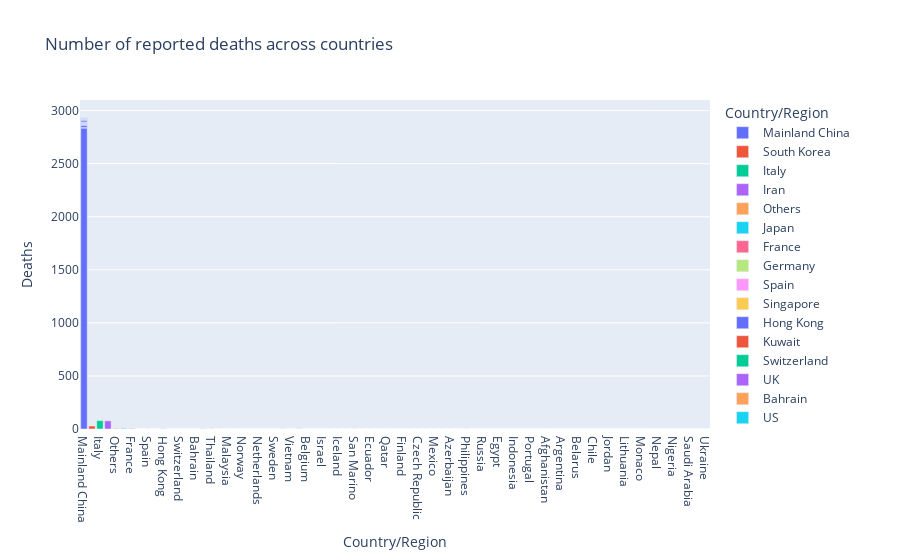

This figure's notebook cell:
### Code cell
df = pd.read_csv('./data/03-03-2020.csv')
fig = px.bar(df, x='Country/Region', y = 'Deaths', color='Country/Region', title ='Number of reported deaths across countries')
fig.show()

### Figure 1 — Plotly figure (JSON) as saved in the notebook; plotly's stock layout.template omitted (floating-point values rounded to 4 significant figures)
{"data": [{"alignmentgroup": "True", "hoverlabel": {"namelength": 0}, "hovertemplate": "Country/Region=%{x}<br>Deaths=%{y}", "legendgroup": "Mainland China", "marker": {"color": "#636efa"}, "name": "Mainland China", "offsetgroup": "Mainland China", "orientation": "v", "showlegend": true, "textposition": "auto", "type": "bar", "x": ["Mainland China", "Mainland China", "Mainland China", "Mainland China", "Mainland China", "Mainland China", "Mainland China", "Mainland China", "Mainland China", "Mainland China", "Mainland China", "Mainland China", "Mainland China", "Mainland China", "Mainland China", "Mainland China", "Mainland China", "Mainland China", "Mainland China", "Mainland China", "Mainland China", "Mainland China", "Mainland China", "Mainland China", "Mainland China", "Mainland China", "Mainland China", "Mainland China", "Mainland China", "Mainland China", "Mainland China"], "xaxis": "x", "y": [2835, 7, 22, 1, 4, 6, 1, 6, 0, 6, 3, 13, 8, 3, 6, 1, 2, 1, 2, 5, 2, 3, 0, 1, 1, 2, 3, 1, 0, 0, 0], "yaxis": "y"}, {"alignmentgroup": "True", "hoverlabel": {"namelength": 0}, "hovertemplate": "Country/Region=%{x}<br>Deaths=%{y}", "legendgroup": "South Korea", "marker": {"color": "#EF553B"}, "name": "South Korea", "offsetgroup": "South Korea", "orientation": "v", "showlegend": true, "textposition": "auto", "type": "bar", "x": ["South Korea"], "xaxis": "x", "y": [28], "yaxis": "y"}, {"alignmentgroup": "True", "hoverlabel": {"namelength": 0}, "hovertemplate": "Country/Region=%{x}<br>Deaths=%{y}", "legendgroup": "Italy", "marker": {"color": "#00cc96"}, "name": "Italy", "offsetgroup": "Italy", "orientation": "v", "showlegend": true, "textposition": "auto", "type": "bar", "x": ["Italy"], "xaxis": "x", "y": [79], "yaxis": "y"}, {"alignmentgroup": "True", "hoverlabel": {"namelength": 0}, "hovertemplate": "Country/Region=%{x}<br>Deaths=%{y}", "legendgroup": "Iran", "marker": {"color": "#ab63fa"}, "name": "Iran", "offsetgroup": "Iran", "orientation": "v", "showlegend": true, "textposition": "auto", "type": "bar", "x": ["Iran"], "xaxis": "x", "y": [77], "yaxis": "y"}, {"alignmentgroup": "True", "hoverlabel": {"namelength": 0}, "hovertemplate": "Country/Region=%{x}<br>Deaths=%{y}", "legendgroup": "Others", "marker": {"color": "#FFA15A"}, "name": "Others", "offsetgroup": "Others", "orientation": "v", "showlegend": true, "textposition": "auto", "type": "bar", "x": ["Others"], "xaxis": "x", "y": [6], "yaxis": "y"}, {"alignmentgroup": "True", "hoverlabel": {"namelength": 0}, "hovertemplate": "Country/Region=%{x}<br>Deaths=%{y}", "legendgroup": "Japan", "marker": {"color": "#19d3f3"}, "name": "Japan", "offsetgroup": "Japan", "orientation": "v", "showlegend": true, "textposition": "auto", "type": "bar", "x": ["Japan"], "xaxis": "x", "y": [6], "yaxis": "y"}, {"alignmentgroup": "True", "hoverlabel": {"namelength": 0}, "hovertemplate": "Country/Region=%{x}<br>Deaths=%{y}", "legendgroup": "France", "marker": {"color": "#FF6692"}, "name": "France", "offsetgroup": "France", "orientation": "v", "showlegend": true, "textposition": "auto", "type": "bar", "x": ["France"], "xaxis": "x", "y": [4], "yaxis": "y"}, {"alignmentgroup": "True", "hoverlabel": {"namelength": 0}, "hovertemplate": "Country/Region=%{x}<br>Deaths=%{y}", "legendgroup": "Germany", "marker": {"color": "#B6E880"}, "name": "Germany", "offsetgroup": "Germany", "orientation": "v", "showlegend": true, "textposition": "auto", "type": "bar", "x": ["Germany"], "xaxis": "x", "y": [0], "yaxis": "y"}, {"alignmentgroup": "True", "hoverlabel": {"namelength": 0}, "hovertemplate": "Country/Region=%{x}<br>Deaths=%{y}", "legendgroup": "Spain", "marker": {"color": "#FF97FF"}, "name": "Spain", "offsetgroup": "Spain", "orientation": "v", "showlegend": true, "textposition": "auto", "type": "bar", "x": ["Spain"], "xaxis": "x", "y": [1], "yaxis": "y"}, {"alignmentgroup": "True", "hoverlabel": {"namelength": 0}, "hovertemplate": "Country/Region=%{x}<br>Deaths=%{y}", "legendgroup": "Singapore", "marker": {"color": "#FECB52"}, "name": "Singapore", "offsetgroup": "Singapore", "orientation": "v", "showlegend": true, "textposition": "auto", "type": "bar", "x": ["Singapore"], "xaxis": "x", "y": [0], "yaxis": "y"}, {"alignmentgroup": "True", "hoverlabel": {"namelength": 0}, "hovertemplate": "Country/Region=%{x}<br>Deaths=%{y}", "legendgroup": "Hong Kong", "marker": {"color": "#636efa"}, "name": "Hong Kong", "offsetgroup": "Hong Kong", "orientation": "v", "showlegend": true, "textposition": "auto", "type": "bar", "x": ["Hong Kong"], "xaxis": "x", "y": [2], "yaxis": "y"}, {"alignmentgroup": "True", "hoverlabel": {"namelength": 0}, "hovertemplate": "Country/Region=%{x}<br>Deaths=%{y}", "legendgroup": "Kuwait", "marker": {"color": "#EF553B"}, "name": "Kuwait", "offsetgroup": "Kuwait", "orientation": "v", "showlegend": true, "textposition": "auto", "type": "bar", "x": ["Kuwait"], "xaxis": "x", "y": [0], "yaxis": "y"}, {"alignmentgroup": "True", "hoverlabel": {"namelength": 0}, "hovertemplate": "Country/Region=%{x}<br>Deaths=%{y}", "legendgroup": "Switzerland", "marker": {"color": "#00cc96"}, "name": "Switzerland", "offsetgroup": "Switzerland", "orientation": "v", "showlegend": true, "textposition": "auto", "type": "bar", "x": ["Switzerland"], "xaxis": "x", "y": [0], "yaxis": "y"}, {"alignmentgroup": "True", "hoverlabel": {"namelength": 0}, "hovertemplate": "Country/Region=%{x}<br>Deaths=%{y}", "legendgroup": "UK", "marker": {"color": "#ab63fa"}, "name": "UK", "offsetgroup": "UK", "orientation": "v", "showlegend": true, "textposition": "auto", "type": "bar", "x": ["UK"], "xaxis": "x", "y": [0], "yaxis": "y"}, {"alignmentgroup": "True", "hoverlabel": {"namelength": 0}, "hovertemplate": "Country/Region=%{x}<br>Deaths=%{y}", "legendgroup": "Bahrain", "marker": {"color": "#FFA15A"}, "name": "Bahrain", "offsetgroup": "Bahrain", "orientation": "v", "showlegend": true, "textposition": "auto", "type": "bar", "x": ["Bahrain"], "xaxis": "x", "y": [0], "yaxis": "y"}, {"alignmentgroup": "True", "hoverlabel": {"namelength": 0}, "hovertemplate": "Country/Region=%{x}<br>Deaths=%{y}", "legendgroup": "US", "marker": {"color": "#19d3f3"}, "name": "US", "offsetgroup": "US", "orientation": "v", "showlegend": true, "textposition": "auto", "type": "bar", "x": ["US", "US", "US", "US", "US", "US", "US", "US", "US", "US", "US", "US", "US", "US", "US", "US", "US", "US", "US", "US", "US", "US", "US", "US", "US", "US", "US", "US", "US", "US", "US", "US", "US", "US"], "xaxis": "x", "y": [0, 6, 0, 1, 0, 0, 0, 0, 0, 0, 0, 0, 0, 0, 0, 0, 0, 0, 0, 0, 0, 0, 0, 0, 0, 0, 0, 0, 0, 0, 0, 0, 0, 0], "yaxis": "y"}, {"alignmentgroup": "True", "hoverlabel": {"namelength": 0}, "hovertemplate": "Country/Region=%{x}<br>Deaths=%{y}", "legendgroup": "Thailand", "marker": {"color": "#FF6692"}, "name": "Thailand", "offsetgroup": "Thailand", "orientation": "v", "showlegend": true, "textposition": "auto", "type": "bar", "x": ["Thailand"], "xaxis": "x", "y": [1], "yaxis": "y"}, {"alignmentgroup": "True", "hoverlabel": {"namelength": 0}, "hovertemplate": "Country/Region=%{x}<br>Deaths=%{y}", "legendgroup": "Taiwan", "marker": {"color": "#B6E880"}, "name": "Taiwan", "offsetgroup": "Taiwan", "orientation": "v", "showlegend": true, "textposition": "auto", "type": "bar", "x": ["Taiwan"], "xaxis": "x", "y": [1], "yaxis": "y"}, {"alignmentgroup": "True", "hoverlabel": {"namelength": 0}, "hovertemplate": "Country/Region=%{x}<br>Deaths=%{y}", "legendgroup": "Malaysia", "marker": {"color": "#FF97FF"}, "name": "Malaysia", "offsetgroup": "Malaysia", "orientation": "v", "showlegend": true, "textposition": "auto", "type": "bar", "x": ["Malaysia"], "xaxis": "x", "y": [0], "yaxis": "y"}, {"alignmentgroup": "True", "hoverlabel": {"namelength": 0}, "hovertemplate": "Country/Region=%{x}<br>Deaths=%{y}", "legendgroup": "Iraq", "marker": {"color": "#FECB52"}, "name": "Iraq", "offsetgroup": "Iraq", "orientation": "v", "showlegend": true, "textposition": "auto", "type": "bar", "x": ["Iraq"], "xaxis": "x", "y": [0], "yaxis": "y"}, {"alignmentgroup": "True", "hoverlabel": {"namelength": 0}, "hovertemplate": "Country/Region=%{x}<br>Deaths=%{y}", "legendgroup": "Norway", "marker": {"color": "#636efa"}, "name": "Norway", "offsetgroup": "Norway", "orientation": "v", "showlegend": true, "textposition": "auto", "type": "bar", "x": ["Norway"], "xaxis": "x", "y": [0], "yaxis": "y"}, {"alignmentgroup": "True", "hoverlabel": {"namelength": 0}, "hovertemplate": "Country/Region=%{x}<br>Deaths=%{y}", "legendgroup": "United Arab Emirates", "marker": {"color": "#EF553B"}, "name": "United Arab Emirates", "offsetgroup": "United Arab Emirates", "orientation": "v", "showlegend": true, "textposition": "auto", "type": "bar", "x": ["United Arab Emirates"], "xaxis": "x", "y": [0], "yaxis": "y"}, {"alignmentgroup": "True", "hoverlabel": {"namelength": 0}, "hovertemplate": "Country/Region=%{x}<br>Deaths=%{y}", "legendgroup": "Netherlands", "marker": {"color": "#00cc96"}, "name": "Netherlands", "offsetgroup": "Netherlands", "orientation": "v", "showlegend": true, "textposition": "auto", "type": "bar", "x": ["Netherlands"], "xaxis": "x", "y": [0], "yaxis": "y"}, {"alignmentgroup": "True", "hoverlabel": {"namelength": 0}, "hovertemplate": "Country/Region=%{x}<br>Deaths=%{y}", "legendgroup": "Austria", "marker": {"color": "#ab63fa"}, "name": "Austria", "offsetgroup": "Austria", "orientation": "v", "showlegend": true, "textposition": "auto", "type": "bar", "x": ["Austria"], "xaxis": "x", "y": [0], "yaxis": "y"}, {"alignmentgroup": "True", "hoverlabel": {"namelength": 0}, "hovertemplate": "Country/Region=%{x}<br>Deaths=%{y}", "legendgroup": "Sweden", "marker": {"color": "#FFA15A"}, "name": "Sweden", "offsetgroup": "Sweden", "orientation": "v", "showlegend": true, "textposition": "auto", "type": "bar", "x": ["Sweden"], "xaxis": "x", "y": [0], "yaxis": "y"}, {"alignmentgroup": "True", "hoverlabel": {"namelength": 0}, "hovertemplate": "Country/Region=%{x}<br>Deaths=%{y}", "legendgroup": "Canada", "marker": {"color": "#19d3f3"}, "name": "Canada", "offsetgroup": "Canada", "orientation": "v", "showlegend": true, "textposition": "auto", "type": "bar", "x": ["Canada", "Canada", "Canada", "Canada"], "xaxis": "x", "y": [0, 0, 0, 0], "yaxis": "y"}, {"alignmentgroup": "True", "hoverlabel": {"namelength": 0}, "hovertemplate": "Country/Region=%{x}<br>Deaths=%{y}", "legendgroup": "Vietnam", "marker": {"color": "#FF6692"}, "name": "Vietnam", "offsetgroup": "Vietnam", "orientation": "v", "showlegend": true, "textposition": "auto", "type": "bar", "x": ["Vietnam"], "xaxis": "x", "y": [0], "yaxis": "y"}, {"alignmentgroup": "True", "hoverlabel": {"namelength": 0}, "hovertemplate": "Country/Region=%{x}<br>Deaths=%{y}", "legendgroup": "Australia", "marker": {"color": "#B6E880"}, "name": "Australia", "offsetgroup": "Australia", "orientation": "v", "showlegend": true, "textposition": "auto", "type": "bar", "x": ["Australia", "Australia", "Australia", "Australia", "Australia", "Australia", "Australia"], "xaxis": "x", "y": [0, 0, 0, 0, 1, 0, 0], "yaxis": "y"}, {"alignmentgroup": "True", "hoverlabel": {"namelength": 0}, "hovertemplate": "Country/Region=%{x}<br>Deaths=%{y}", "legendgroup": "Belgium", "marker": {"color": "#FF97FF"}, "name": "Belgium", "offsetgroup": "Belgium", "orientation": "v", "showlegend": true, "textposition": "auto", "type": "bar", "x": ["Belgium"], "xaxis": "x", "y": [0], "yaxis": "y"}, {"alignmentgroup": "True", "hoverlabel": {"namelength": 0}, "hovertemplate": "Country/Region=%{x}<br>Deaths=%{y}", "legendgroup": "Lebanon", "marker": {"color": "#FECB52"}, "name": "Lebanon", "offsetgroup": "Lebanon", "orientation": "v", "showlegend": true, "textposition": "auto", "type": "bar", "x": ["Lebanon"], "xaxis": "x", "y": [0], "yaxis": "y"}, {"alignmentgroup": "True", "hoverlabel": {"namelength": 0}, "hovertemplate": "Country/Region=%{x}<br>Deaths=%{y}", "legendgroup": "Israel", "marker": {"color": "#636efa"}, "name": "Israel", "offsetgroup": "Israel", "orientation": "v", "showlegend": true, "textposition": "auto", "type": "bar", "x": ["Israel"], "xaxis": "x", "y": [0], "yaxis": "y"}, {"alignmentgroup": "True", "hoverlabel": {"namelength": 0}, "hovertemplate": "Country/Region=%{x}<br>Deaths=%{y}", "legendgroup": "Oman", "marker": {"color": "#EF553B"}, "name": "Oman", "offsetgroup": "Oman", "orientation": "v", "showlegend": true, "textposition": "auto", "type": "bar", "x": ["Oman"], "xaxis": "x", "y": [0], "yaxis": "y"}, {"alignmentgroup": "True", "hoverlabel": {"namelength": 0}, "hovertemplate": "Country/Region=%{x}<br>Deaths=%{y}", "legendgroup": "Iceland", "marker": {"color": "#00cc96"}, "name": "Iceland", "offsetgroup": "Iceland", "orientation": "v", "showlegend": true, "textposition": "auto", "type": "bar", "x": ["Iceland"], "xaxis": "x", "y": [0], "yaxis": "y"}, {"alignmentgroup": "True", "hoverlabel": {"namelength": 0}, "hovertemplate": "Country/Region=%{x}<br>Deaths=%{y}", "legendgroup": "Macau", "marker": {"color": "#ab63fa"}, "name": "Macau", "offsetgroup": "Macau", "orientation": "v", "showlegend": true, "textposition": "auto", "type": "bar", "x": ["Macau"], "xaxis": "x", "y": [0], "yaxis": "y"}, {"alignmentgroup": "True", "hoverlabel": {"namelength": 0}, "hovertemplate": "Country/Region=%{x}<br>Deaths=%{y}", "legendgroup": "San Marino", "marker": {"color": "#FFA15A"}, "name": "San Marino", "offsetgroup": "San Marino", "orientation": "v", "showlegend": true, "textposition": "auto", "type": "bar", "x": ["San Marino"], "xaxis": "x", "y": [1], "yaxis": "y"}, {"alignmentgroup": "True", "hoverlabel": {"namelength": 0}, "hovertemplate": "Country/Region=%{x}<br>Deaths=%{y}", "legendgroup": "Croatia", "marker": {"color": "#19d3f3"}, "name": "Croatia", "offsetgroup": "Croatia", "orientation": "v", "showlegend": true, "textposition": "auto", "type": "bar", "x": ["Croatia"], "xaxis": "x", "y": [0], "yaxis": "y"}, {"alignmentgroup": "True", "hoverlabel": {"namelength": 0}, "hovertemplate": "Country/Region=%{x}<br>Deaths=%{y}", "legendgroup": "Ecuador", "marker": {"color": "#FF6692"}, "name": "Ecuador", "offsetgroup": "Ecuador", "orientation": "v", "showlegend": true, "textposition": "auto", "type": "bar", "x": ["Ecuador"], "xaxis": "x", "y": [0], "yaxis": "y"}, {"alignmentgroup": "True", "hoverlabel": {"namelength": 0}, "hovertemplate": "Country/Region=%{x}<br>Deaths=%{y}", "legendgroup": "Greece", "marker": {"color": "#B6E880"}, "name": "Greece", "offsetgroup": "Greece", "orientation": "v", "showlegend": true, "textposition": "auto", "type": "bar", "x": ["Greece"], "xaxis": "x", "y": [0], "yaxis": "y"}, {"alignmentgroup": "True", "hoverlabel": {"namelength": 0}, "hovertemplate": "Country/Region=%{x}<br>Deaths=%{y}", "legendgroup": "Qatar", "marker": {"color": "#FF97FF"}, "name": "Qatar", "offsetgroup": "Qatar", "orientation": "v", "showlegend": true, "textposition": "auto", "type": "bar", "x": ["Qatar"], "xaxis": "x", "y": [0], "yaxis": "y"}, {"alignmentgroup": "True", "hoverlabel": {"namelength": 0}, "hovertemplate": "Country/Region=%{x}<br>Deaths=%{y}", "legendgroup": "Denmark", "marker": {"color": "#FECB52"}, "name": "Denmark", "offsetgroup": "Denmark", "orientation": "v", "showlegend": true, "textposition": "auto", "type": "bar", "x": ["Denmark"], "xaxis": "x", "y": [0], "yaxis": "y"}, {"alignmentgroup": "True", "hoverlabel": {"namelength": 0}, "hovertemplate": "Country/Region=%{x}<br>Deaths=%{y}", "legendgroup": "Finland", "marker": {"color": "#636efa"}, "name": "Finland", "offsetgroup": "Finland", "orientation": "v", "showlegend": true, "textposition": "auto", "type": "bar", "x": ["Finland"], "xaxis": "x", "y": [0], "yaxis": "y"}, {"alignmentgroup": "True", "hoverlabel": {"namelength": 0}, "hovertemplate": "Country/Region=%{x}<br>Deaths=%{y}", "legendgroup": "Algeria", "marker": {"color": "#EF553B"}, "name": "Algeria", "offsetgroup": "Algeria", "orientation": "v", "showlegend": true, "textposition": "auto", "type": "bar", "x": ["Algeria"], "xaxis": "x", "y": [0], "yaxis": "y"}, {"alignmentgroup": "True", "hoverlabel": {"namelength": 0}, "hovertemplate": "Country/Region=%{x}<br>Deaths=%{y}", "legendgroup": "Czech Republic", "marker": {"color": "#00cc96"}, "name": "Czech Republic", "offsetgroup": "Czech Republic", "orientation": "v", "showlegend": true, "textposition": "auto", "type": "bar", "x": ["Czech Republic"], "xaxis": "x", "y": [0], "yaxis": "y"}, {"alignmentgroup": "True", "hoverlabel": {"namelength": 0}, "hovertemplate": "Country/Region=%{x}<br>Deaths=%{y}", "legendgroup": "India", "marker": {"color": "#ab63fa"}, "name": "India", "offsetgroup": "India", "orientation": "v", "showlegend": true, "textposition": "auto", "type": "bar", "x": ["India"], "xaxis": "x", "y": [0], "yaxis": "y"}, {"alignmentgroup": "True", "hoverlabel": {"namelength": 0}, "hovertemplate": "Country/Region=%{x}<br>Deaths=%{y}", "legendgroup": "Mexico", "marker": {"color": "#FFA15A"}, "name": "Mexico", "offsetgroup": "Mexico", "orientation": "v", "showlegend": true, "textposition": "auto", "type": "bar", "x": ["Mexico"], "xaxis": "x", "y": [0], "yaxis": "y"}, {"alignmentgroup": "True", "hoverlabel": {"namelength": 0}, "hovertemplate": "Country/Region=%{x}<br>Deaths=%{y}", "legendgroup": "Pakistan", "marker": {"color": "#19d3f3"}, "name": "Pakistan", "offsetgroup": "Pakistan", "orientation": "v", "showlegend": true, "textposition": "auto", "type": "bar", "x": ["Pakistan"], "xaxis": "x", "y": [0], "yaxis": "y"}, {"alignmentgroup": "True", "hoverlabel": {"namelength": 0}, "hovertemplate": "Country/Region=%{x}<br>Deaths=%{y}", "legendgroup": "Azerbaijan", "marker": {"color": "#FF6692"}, "name": "Azerbaijan", "offsetgroup": "Azerbaijan", "orientation": "v", "showlegend": true, "textposition": "auto", "type": "bar", "x": ["Azerbaijan"], "xaxis": "x", "y": [0], "yaxis": "y"}, {"alignmentgroup": "True", "hoverlabel": {"namelength": 0}, "hovertemplate": "Country/Region=%{x}<br>Deaths=%{y}", "legendgroup": "Georgia", "marker": {"color": "#B6E880"}, "name": "Georgia", "offsetgroup": "Georgia", "orientation": "v", "showlegend": true, "textposition": "auto", "type": "bar", "x": ["Georgia"], "xaxis": "x", "y": [0], "yaxis": "y"}, {"alignmentgroup": "True", "hoverlabel": {"namelength": 0}, "hovertemplate": "Country/Region=%{x}<br>Deaths=%{y}", "legendgroup": "Philippines", "marker": {"color": "#FF97FF"}, "name": "Philippines", "offsetgroup": "Philippines", "orientation": "v", "showlegend": true, "textposition": "auto", "type": "bar", "x": ["Philippines"], "xaxis": "x", "y": [1], "yaxis": "y"}, {"alignmentgroup": "True", "hoverlabel": {"namelength": 0}, "hovertemplate": "Country/Region=%{x}<br>Deaths=%{y}", "legendgroup": "Romania", "marker": {"color": "#FECB52"}, "name": "Romania", "offsetgroup": "Romania", "orientation": "v", "showlegend": true, "textposition": "auto", "type": "bar", "x": ["Romania"], "xaxis": "x", "y": [0], "yaxis": "y"}, {"alignmentgroup": "True", "hoverlabel": {"namelength": 0}, "hovertemplate": "Country/Region=%{x}<br>Deaths=%{y}", "legendgroup": "Russia", "marker": {"color": "#636efa"}, "name": "Russia", "offsetgroup": "Russia", "orientation": "v", "showlegend": true, "textposition": "auto", "type": "bar", "x": ["Russia"], "xaxis": "x", "y": [0], "yaxis": "y"}, {"alignmentgroup": "True", "hoverlabel": {"namelength": 0}, "hovertemplate": "Country/Region=%{x}<br>Deaths=%{y}", "legendgroup": "Brazil", "marker": {"color": "#EF553B"}, "name": "Brazil", "offsetgroup": "Brazil", "orientation": "v", "showlegend": true, "textposition": "auto", "type": "bar", "x": ["Brazil"], "xaxis": "x", "y": [0], "yaxis": "y"}, {"alignmentgroup": "True", "hoverlabel": {"namelength": 0}, "hovertemplate": "Country/Region=%{x}<br>Deaths=%{y}", "legendgroup": "Egypt", "marker": {"color": "#00cc96"}, "name": "Egypt", "offsetgroup": "Egypt", "orientation": "v", "showlegend": true, "textposition": "auto", "type": "bar", "x": ["Egypt"], "xaxis": "x", "y": [0], "yaxis": "y"}, {"alignmentgroup": "True", "hoverlabel": {"namelength": 0}, "hovertemplate": "Country/Region=%{x}<br>Deaths=%{y}", "legendgroup": "Estonia", "marker": {"color": "#ab63fa"}, "name": "Estonia", "offsetgroup": "Estonia", "orientation": "v", "showlegend": true, "textposition": "auto", "type": "bar", "x": ["Estonia"], "xaxis": "x", "y": [0], "yaxis": "y"}, {"alignmentgroup": "True", "hoverlabel": {"namelength": 0}, "hovertemplate": "Country/Region=%{x}<br>Deaths=%{y}", "legendgroup": "Indonesia", "marker": {"color": "#FFA15A"}, "name": "Indonesia", "offsetgroup": "Indonesia", "orientation": "v", "showlegend": true, "textposition": "auto", "type": "bar", "x": ["Indonesia"], "xaxis": "x", "y": [0], "yaxis": "y"}, {"alignmentgroup": "True", "hoverlabel": {"namelength": 0}, "hovertemplate": "Country/Region=%{x}<br>Deaths=%{y}", "legendgroup": "Ireland", "marker": {"color": "#19d3f3"}, "name": "Ireland", "offsetgroup": "Ireland", "orientation": "v", "showlegend": true, "textposition": "auto", "type": "bar", "x": ["Ireland"], "xaxis": "x", "y": [0], "yaxis": "y"}, {"alignmentgroup": "True", "hoverlabel": {"namelength": 0}, "hovertemplate": "Country/Region=%{x}<br>Deaths=%{y}", "legendgroup": "Portugal", "marker": {"color": "#FF6692"}, "name": "Portugal", "offsetgroup": "Portugal", "orientation": "v", "showlegend": true, "textposition": "auto", "type": "bar", "x": ["Portugal"], "xaxis": "x", "y": [0], "yaxis": "y"}, {"alignmentgroup": "True", "hoverlabel": {"namelength": 0}, "hovertemplate": "Country/Region=%{x}<br>Deaths=%{y}", "legendgroup": "Senegal", "marker": {"color": "#B6E880"}, "name": "Senegal", "offsetgroup": "Senegal", "orientation": "v", "showlegend": true, "textposition": "auto", "type": "bar", "x": ["Senegal"], "xaxis": "x", "y": [0], "yaxis": "y"}, {"alignmentgroup": "True", "hoverlabel": {"namelength": 0}, "hovertemplate": "Country/Region=%{x}<br>Deaths=%{y}", "legendgroup": "Afghanistan", "marker": {"color": "#FF97FF"}, "name": "Afghanistan", "offsetgroup": "Afghanistan", "orientation": "v", "showlegend": true, "textposition": "auto", "type": "bar", "x": ["Afghanistan"], "xaxis": "x", "y": [0], "yaxis": "y"}, {"alignmentgroup": "True", "hoverlabel": {"namelength": 0}, "hovertemplate": "Country/Region=%{x}<br>Deaths=%{y}", "legendgroup": "Andorra", "marker": {"color": "#FECB52"}, "name": "Andorra", "offsetgroup": "Andorra", "orientation": "v", "showlegend": true, "textposition": "auto", "type": "bar", "x": ["Andorra"], "xaxis": "x", "y": [0], "yaxis": "y"}, {"alignmentgroup": "True", "hoverlabel": {"namelength": 0}, "hovertemplate": "Country/Region=%{x}<br>Deaths=%{y}", "legendgroup": "Argentina", "marker": {"color": "#636efa"}, "name": "Argentina", "offsetgroup": "Argentina", "orientation": "v", "showlegend": true, "textposition": "auto", "type": "bar", "x": ["Argentina"], "xaxis": "x", "y": [0], "yaxis": "y"}, {"alignmentgroup": "True", "hoverlabel": {"namelength": 0}, "hovertemplate": "Country/Region=%{x}<br>Deaths=%{y}", "legendgroup": "Armenia", "marker": {"color": "#EF553B"}, "name": "Armenia", "offsetgroup": "Armenia", "orientation": "v", "showlegend": true, "textposition": "auto", "type": "bar", "x": ["Armenia"], "xaxis": "x", "y": [0], "yaxis": "y"}, {"alignmentgroup": "True", "hoverlabel": {"namelength": 0}, "hovertemplate": "Country/Region=%{x}<br>Deaths=%{y}", "legendgroup": "Belarus", "marker": {"color": "#00cc96"}, "name": "Belarus", "offsetgroup": "Belarus", "orientation": "v", "showlegend": true, "textposition": "auto", "type": "bar", "x": ["Belarus"], "xaxis": "x", "y": [0], "yaxis": "y"}, {"alignmentgroup": "True", "hoverlabel": {"namelength": 0}, "hovertemplate": "Country/Region=%{x}<br>Deaths=%{y}", "legendgroup": "Cambodia", "marker": {"color": "#ab63fa"}, "name": "Cambodia", "offsetgroup": "Cambodia", "orientation": "v", "showlegend": true, "textposition": "auto", "type": "bar", "x": ["Cambodia"], "xaxis": "x", "y": [0], "yaxis": "y"}, {"alignmentgroup": "True", "hoverlabel": {"namelength": 0}, "hovertemplate": "Country/Region=%{x}<br>Deaths=%{y}", "legendgroup": "Chile", "marker": {"color": "#FFA15A"}, "name": "Chile", "offsetgroup": "Chile", "orientation": "v", "showlegend": true, "textposition": "auto", "type": "bar", "x": ["Chile"], "xaxis": "x", "y": [0], "yaxis": "y"}, {"alignmentgroup": "True", "hoverlabel": {"namelength": 0}, "hovertemplate": "Country/Region=%{x}<br>Deaths=%{y}", "legendgroup": "Dominican Republic", "marker": {"color": "#19d3f3"}, "name": "Dominican Republic", "offsetgroup": "Dominican Republic", "orientation": "v", "showlegend": true, "textposition": "auto", "type": "bar", "x": ["Dominican Republic"], "xaxis": "x", "y": [0], "yaxis": "y"}, {"alignmentgroup": "True", "hoverlabel": {"namelength": 0}, "hovertemplate": "Country/Region=%{x}<br>Deaths=%{y}", "legendgroup": "Jordan", "marker": {"color": "#FF6692"}, "name": "Jordan", "offsetgroup": "Jordan", "orientation": "v", "showlegend": true, "textposition": "auto", "type": "bar", "x": ["Jordan"], "xaxis": "x", "y": [0], "yaxis": "y"}, {"alignmentgroup": "True", "hoverlabel": {"namelength": 0}, "hovertemplate": "Country/Region=%{x}<br>Deaths=%{y}", "legendgroup": "Latvia", "marker": {"color": "#B6E880"}, "name": "Latvia", "offsetgroup": "Latvia", "orientation": "v", "showlegend": true, "textposition": "auto", "type": "bar", "x": ["Latvia"], "xaxis": "x", "y": [0], "yaxis": "y"}, {"alignmentgroup": "True", "hoverlabel": {"namelength": 0}, "hovertemplate": "Country/Region=%{x}<br>Deaths=%{y}", "legendgroup": "Lithuania", "marker": {"color": "#FF97FF"}, "name": "Lithuania", "offsetgroup": "Lithuania", "orientation": "v", "showlegend": true, "textposition": "auto", "type": "bar", "x": ["Lithuania"], "xaxis": "x", "y": [0], "yaxis": "y"}, {"alignmentgroup": "True", "hoverlabel": {"namelength": 0}, "hovertemplate": "Country/Region=%{x}<br>Deaths=%{y}", "legendgroup": "Luxembourg", "marker": {"color": "#FECB52"}, "name": "Luxembourg", "offsetgroup": "Luxembourg", "orientation": "v", "showlegend": true, "textposition": "auto", "type": "bar", "x": ["Luxembourg"], "xaxis": "x", "y": [0], "yaxis": "y"}, {"alignmentgroup": "True", "hoverlabel": {"namelength": 0}, "hovertemplate": "Country/Region=%{x}<br>Deaths=%{y}", "legendgroup": "Monaco", "marker": {"color": "#636efa"}, "name": "Monaco", "offsetgroup": "Monaco", "orientation": "v", "showlegend": true, "textposition": "auto", "type": "bar", "x": ["Monaco"], "xaxis": "x", "y": [0], "yaxis": "y"}, {"alignmentgroup": "True", "hoverlabel": {"namelength": 0}, "hovertemplate": "Country/Region=%{x}<br>Deaths=%{y}", "legendgroup": "Morocco", "marker": {"color": "#EF553B"}, "name": "Morocco", "offsetgroup": "Morocco", "orientation": "v", "showlegend": true, "textposition": "auto", "type": "bar", "x": ["Morocco"], "xaxis": "x", "y": [0], "yaxis": "y"}, {"alignmentgroup": "True", "hoverlabel": {"namelength": 0}, "hovertemplate": "Country/Region=%{x}<br>Deaths=%{y}", "legendgroup": "Nepal", "marker": {"color": "#00cc96"}, "name": "Nepal", "offsetgroup": "Nepal", "orientation": "v", "showlegend": true, "textposition": "auto", "type": "bar", "x": ["Nepal"], "xaxis": "x", "y": [0], "yaxis": "y"}, {"alignmentgroup": "True", "hoverlabel": {"namelength": 0}, "hovertemplate": "Country/Region=%{x}<br>Deaths=%{y}", "legendgroup": "New Zealand", "marker": {"color": "#ab63fa"}, "name": "New Zealand", "offsetgroup": "New Zealand", "orientation": "v", "showlegend": true, "textposition": "auto", "type": "bar", "x": ["New Zealand"], "xaxis": "x", "y": [0], "yaxis": "y"}, {"alignmentgroup": "True", "hoverlabel": {"namelength": 0}, "hovertemplate": "Country/Region=%{x}<br>Deaths=%{y}", "legendgroup": "Nigeria", "marker": {"color": "#FFA15A"}, "name": "Nigeria", "offsetgroup": "Nigeria", "orientation": "v", "showlegend": true, "textposition": "auto", "type": "bar", "x": ["Nigeria"], "xaxis": "x", "y": [0], "yaxis": "y"}, {"alignmentgroup": "True", "hoverlabel": {"namelength": 0}, "hovertemplate": "Country/Region=%{x}<br>Deaths=%{y}", "legendgroup": "North Macedonia", "marker": {"color": "#19d3f3"}, "name": "North Macedonia", "offsetgroup": "North Macedonia", "orientation": "v", "showlegend": true, "textposition": "auto", "type": "bar", "x": ["North Macedonia"], "xaxis": "x", "y": [0], "yaxis": "y"}, {"alignmentgroup": "True", "hoverlabel": {"namelength": 0}, "hovertemplate": "Country/Region=%{x}<br>Deaths=%{y}", "legendgroup": "Saudi Arabia", "marker": {"color": "#FF6692"}, "name": "Saudi Arabia", "offsetgroup": "Saudi Arabia", "orientation": "v", "showlegend": true, "textposition": "auto", "type": "bar", "x": ["Saudi Arabia"], "xaxis": "x", "y": [0], "yaxis": "y"}, {"alignmentgroup": "True", "hoverlabel": {"namelength": 0}, "hovertemplate": "Country/Region=%{x}<br>Deaths=%{y}", "legendgroup": "Sri Lanka", "marker": {"color": "#B6E880"}, "name": "Sri Lanka", "offsetgroup": "Sri Lanka", "orientation": "v", "showlegend": true, "textposition": "auto", "type": "bar", "x": ["Sri Lanka"], "xaxis": "x", "y": [0], "yaxis": "y"}, {"alignmentgroup": "True", "hoverlabel": {"namelength": 0}, "hovertemplate": "Country/Region=%{x}<br>Deaths=%{y}", "legendgroup": "Ukraine", "marker": {"color": "#FF97FF"}, "name": "Ukraine", "offsetgroup": "Ukraine", "orientation": "v", "showlegend": true, "textposition": "auto", "type": "bar", "x": ["Ukraine"], "xaxis": "x", "y": [0], "yaxis": "y"}], "layout": {"barmode": "relative", "legend": {"title": {"text": "Country/Region"}, "tracegroupgap": 0}, "title": {"text": "Number of reported deaths across countries"}, "xaxis": {"anchor": "y", "categoryarray": ["Mainland China", "South Korea", "Italy", "Iran", "Others", "Japan", "France", "Germany", "Spain", "Singapore", "Hong Kong", "Kuwait", "Switzerland", "UK", "Bahrain", "US", "Thailand", "Taiwan", "Malaysia", "Iraq", "Norway", "United Arab Emirates", "Netherlands", "Austria", "Sweden", "Canada", "Vietnam", "Australia", "Belgium", "Lebanon", "Israel", "Oman", "Iceland", "Macau", "San Marino", "Croatia", "Ecuador", "Greece", "Qatar", "Denmark", "Finland", "Algeria", "Czech Republic", "India", "Mexico", "Pakistan", "Azerbaijan", "Georgia", "Philippines", "Romania", "Russia", "Brazil", "Egypt", "Estonia", "Indonesia", "Ireland", "Portugal", "Senegal", "Afghanistan", "Andorra", "Argentina", "Armenia", "Belarus", "Cambodia", "Chile", "Dominican Republic", "Jordan", "Latvia", "Lithuania", "Luxembourg", "Monaco", "Morocco", "Nepal", "New Zealand", "Nigeria", "North Macedonia", "Saudi Arabia", "Sri Lanka", "Ukraine"], "categoryorder": "array", "domain": [0, 1], "title": {"text": "Country/Region"}}, "yaxis": {"anchor": "x", "domain": [0, 1], "title": {"text": "Deaths"}}}}
